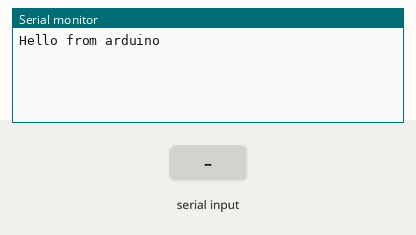
Simulated run of this sketch. Board: Arduino Uno, built with avr-gcc and run on an emulated ATmega328P. On the bench: the last lines printed to the serial monitor. The inputs (shaded band) are chosen by the test bench.

Above: at 2.2 s.
2.3 s: "+\n" received over Serial
At 3.5 s:
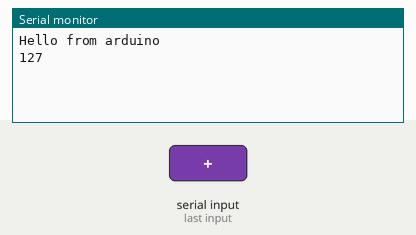
3.8 s: "90,45\n" received over Serial
At 4.9 s:
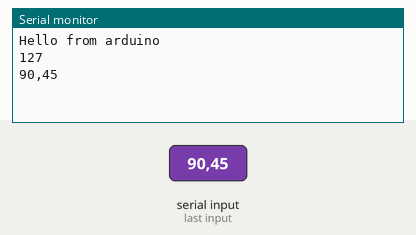

Measured:
- after the input at 2.3 s, the serial monitor: prints a new line at once (image 1)
- after the input at 3.8 s, the serial monitor: prints a new line at once (image 2)

The sketch:

web_to_serial.ino
```cpp
#include <SPI.h>
//#include <nRF24L01.h>
//#include <RF24.h>
//
//RF24 radio(7, 8); // CE, CSN

const byte address[6] = "00001";

String inputString = "";
boolean stringComplete = false;

void setup() {
//  radio.begin();
//  radio.openWritingPipe(address);
//  radio.setPALevel(RF24_PA_HIGH);
//  radio.stopListening();
  Serial.begin(9600);
  inputString.reserve(200);
  Serial.println("Hello from arduino");
  delay(1000);
}

void loop() {
  if (stringComplete) {
    Serial.println(inputString + "\n");
    //Transmit the inputString using the radio
    const char text[8];
    inputString.toCharArray(text, 8);
//    radio.write(&text, sizeof(text));
    delay(500);
    //Clear the string
    inputString = "";
    stringComplete = false;
  }
}

String parseInputString(String str) {
  char buff[50];
  if (str.indexOf("+") == -1) {
    return str;
  }
  char letter = str.charAt(0);
  int startIndex = str.indexOf("+") + 1;
  int endIndex = str.length();
  String s = str.substring(startIndex, endIndex);
  float value = s.toFloat();
  int mapValue = mapf(value, -1.0, 1.0, 0, 255);
  String retValue = itoa(mapValue, buff, 10);
  return retValue;
}

void serialEvent() {
  while (Serial.available()) {
    char inChar = (char) Serial.read();
    inputString += inChar;
    // Check if the string is complete
    if (inChar == '\n') {
      inputString = parseInputString(inputString);
      stringComplete = true;
    }
  }
}

int mapf(float x, float in_min, float in_max, int out_min, int out_max) {
  float val = (x - in_min) * (out_max - out_min)/(in_max - in_min) + out_min;
  int mapValue =  (int) val;
  if (mapValue < 0) {
    mapValue = 0;
  }
  if (mapValue > 255) {
    mapValue = 255;
  }
  return mapValue;
}

void resetData() {

}

void moveForward() {

}

void moveBack() {

}

void moveLeft() {

}

void moveRight() {

}
```
